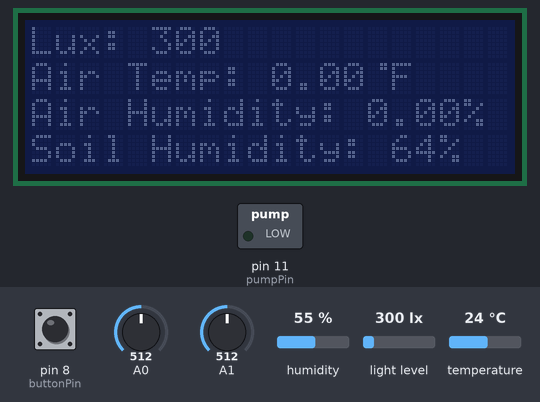
Bench run of a sketch on a simulated Arduino Uno, built with avr-gcc and run on an emulated ATmega328P. Shown: 20×4 character LCD, switched loads named in the sketch (green lamp = pin HIGH). The test bench sets the inputs (shaded band); at power-on: pin 8 (buttonPin) LOW, humidity 55 %, light level 300 lx, A1 = 512, temperature 24 °C, A0 = 512. What the sketch prints to the serial monitor is not drawn.

Above: at 1.3 s.
1.4 s: pin 8 (buttonPin) pulled HIGH for 1 s
At 3.6 s:
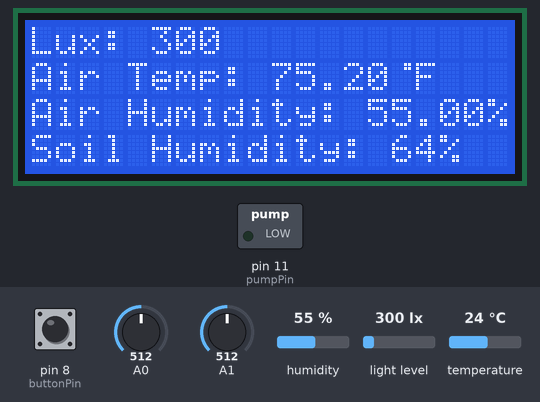
6.3 s: humidity set to 22 %
At 7.0 s:
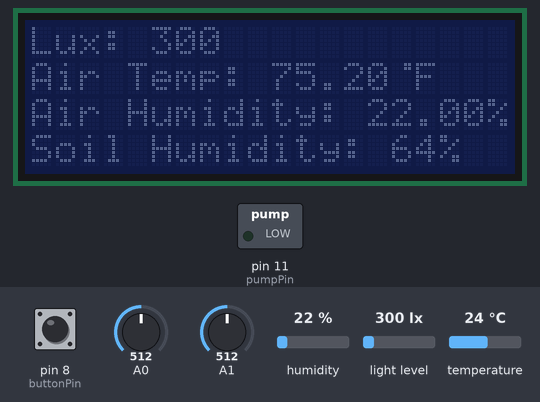
7.9 s: light level set to 40 lx
At 9.0 s:
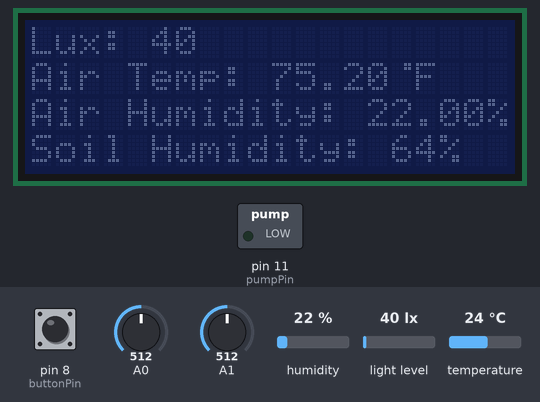
9.4 s: A1 set to 716
At 10.3 s:
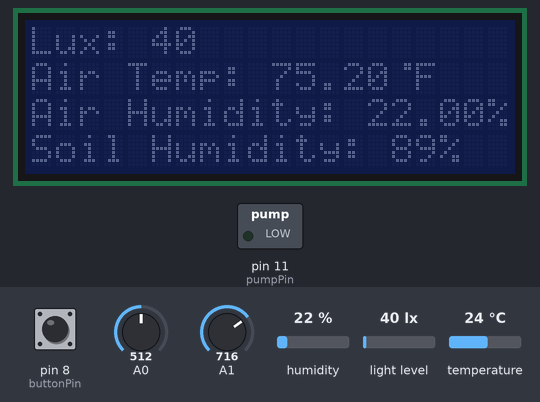
11.0 s: temperature set to 12 °C
At 13.0 s:
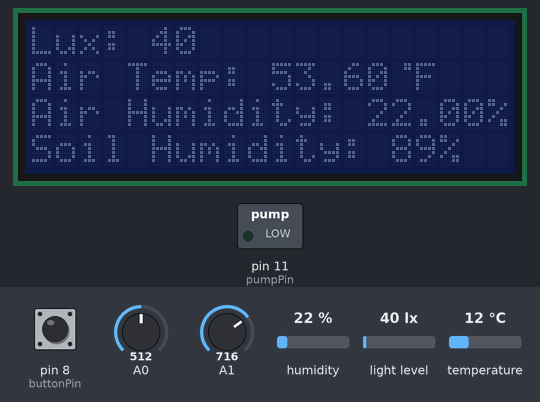
13.3 s: pin 8 (buttonPin) pulled HIGH for 0.15 s
At 13.8 s:
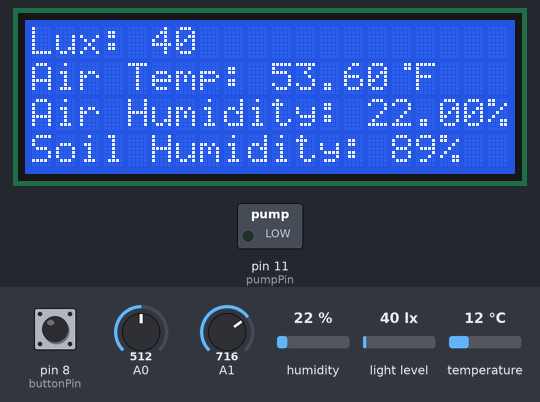
Timing chart, 0 to 16.3 s (numbered marks = the images above; inputs shaded):
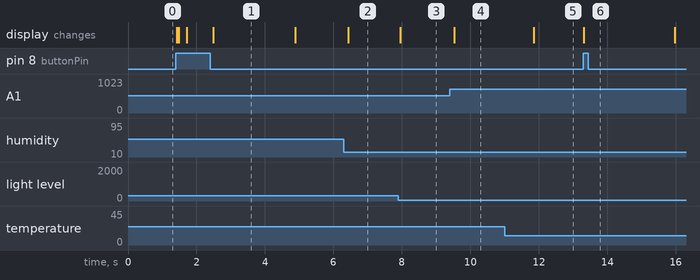

The sketch:

arduino.ino
```cpp
#include <Wire.h>
#include <LiquidCrystal_I2C.h>
#include <Adafruit_Sensor.h>
#include "Adafruit_TSL2591.h"
#include "DHT.h"
#define DHTPIN 2
#define DHTTYPE DHT11

DHT dht(DHTPIN, DHTTYPE);
Adafruit_TSL2591 tsl = Adafruit_TSL2591(2591);
LiquidCrystal_I2C lcd(0x27,20,4);
byte newChar[8] = {
  B00011,
  B00011,
  B00000,
  B00000,
  B00000,
  B00000,
  B00000,
};

int buttonPin = 8;
int pumpPin = 11;
int count = 0;
int soilHumidity;
int waterSensorValue;
int button;
int buttonCount;
int screenCount;
float soilSensorValue;
float waterLevel;
float fahrenheit;
float humidity;
uint32_t lum;
uint16_t irLight, fullLight, luxLight, visibleLight;

void configure(void) {
  lcd.init();
  lcd.home();
  lcd.begin(20, 4);
  lcd.createChar(0, newChar);
  tsl.setGain(TSL2591_GAIN_MED);
  tsl.setTiming(TSL2591_INTEGRATIONTIME_100MS);
  pinMode(pumpPin, OUTPUT);
  pinMode(buttonPin, INPUT);
}

void basicLcdPrint(void) {
  lcd.setCursor (0,0);
  lcd.print("Lux: " + String(luxLight));
    if(luxLight < 10000){lcd.print(" ");};
    if(luxLight < 1000){lcd.print("  ");};
    if(luxLight <  100){lcd.print("   ");};
    if(luxLight <   10){lcd.print("   ");};
  lcd.setCursor(0, 1);
  lcd.print("Air Temp: " + String(fahrenheit));
  lcd.write(byte(0));
  lcd.print("F");
    if(fahrenheit < 100){lcd.print("   ");};
  lcd.setCursor(0,2);
  lcd.print("Air Humidity: ");
  lcd.print(String(humidity) + "%");
  lcd.setCursor(0,3);
  lcd.print("Soil Humidity: ");
  lcd.print(String(soilHumidity) + "%");
    if(soilHumidity <  100){lcd.print("  ");};
}

void backlightLcd(void) {
  if(screenCount > 0) {
    lcd.backlight();
    screenCount -= 1;
  } else {
    lcd.noBacklight();
  }
}

void wateringLcdPrint(void) {
  lcd.clear();
  lcd.setCursor(6,1);
  lcd.print("Watering");
}

void lowWaterLcdPrint(void) {
  lcd.clear();
  lcd.setCursor(5,1);
  lcd.print("Low Water");
}

void setup(void) {
  Serial.begin(9600);
  if (!tsl.begin()) {
    Serial.println("No sensor found ... check your wiring?\n");
  } else {
    configure();
  }
}

void basicRead(void) {
  Serial.println(String(button) + ',' + String(waterLevel) + ',' + String(irLight) + ',' + String(luxLight) + ',' + String(visibleLight) + ',' + String(soilHumidity) + '\n');
}

void advancedRead(void) {
  humidity = dht.readHumidity();
  fahrenheit = dht.readTemperature(true);
  if (isnan(humidity) || isnan(fahrenheit)) {
    Serial.println("Failed to read from DHT sensor!\n");
    return;
  } else  {
    basicLcdPrint();
    Serial.print(String(button) + ','+ String(waterLevel) + ',' + String(irLight) + ',' + String(luxLight) + ',' + String(visibleLight) + ',' + String(soilHumidity) + ',' + String(fahrenheit) + ',' + String(humidity) + '\n');
  }
}

void loop(void) {
  waterSensorValue = analogRead(A0);
  waterLevel = waterSensorValue * (3.3 / 1023.0);
  soilSensorValue = analogRead(A1);
  soilHumidity = ( soilSensorValue / 800 ) * 100;
  button = digitalRead(buttonPin);
  lum = tsl.getFullLuminosity();
  irLight = lum >> 16;
  fullLight = lum & 0xFFFF;
  visibleLight = fullLight - irLight;
  luxLight = tsl.calculateLux(fullLight, irLight);
  backlightLcd();
  if (button == 1) {
    buttonCount +=1;
    basicRead();
    lcd.backlight();
    screenCount = 20;
  } else {
    digitalWrite(pumpPin, LOW);
    buttonCount = 0;
    if (count < 10) {
      basicRead();
      basicLcdPrint();
      count += 1;
    } else {
      count = 0;
      advancedRead();
    }
  }

  if (buttonCount >= 5) {
    if (waterLevel < 1.6) {
      digitalWrite(pumpPin, HIGH);
      wateringLcdPrint();
    } else {
      digitalWrite(pumpPin, LOW);
      lowWaterLcdPrint();
    }
  }
  delay(50);
}
```

Measured:
- after the input at 1.4 s, the display: first differs from a run without the input after 0.08 s (image 1)
- after the input at 6.3 s, the display: changes after 0.14 s (image 2)
- after the input at 7.9 s, the display: changes after 0.06 s (image 3)
- after the input at 9.4 s, the display: changes after 0.13 s (image 4)
- after the input at 11.0 s, the display: changes after 0.85 s (image 5)
- after the input at 13.3 s, the display: changes at once (image 6)
- what the display in image 1 shows lasts 2.4 s, from 2.5 s to 4.9 s
